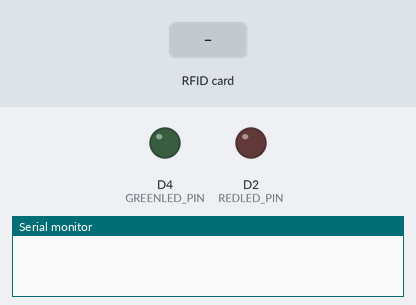
Bench run of a sketch on a simulated ESP8266 (NodeMCU). On the bench: output pins drawn as LEDs (lit = HIGH), the last lines printed to the serial monitor. Inputs (shaded band) come from the test bench. WiFi joins after 1.5 s; servers stay silent unless stated; uploads are accepted with an empty reply.

Above: at 0.0 s.
At 1.2 s:
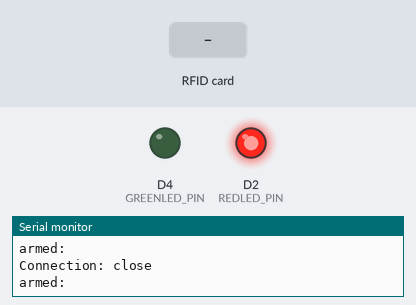
1.3 s: RFID card 5E 7A 19 C4 held to the reader
At 4.9 s:
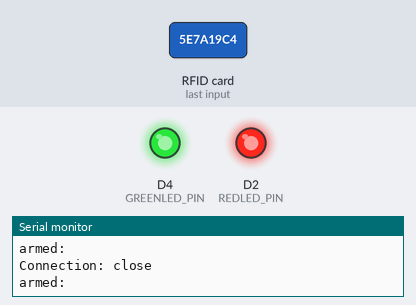
Timing chart, 0 to 6.4 s (numbered marks = the images above; inputs shaded):
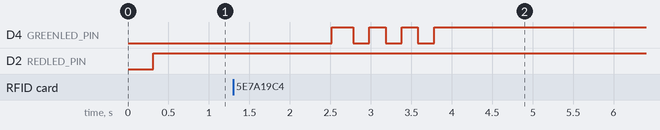

Measured:
- by itself, D4 (GREENLED_PIN): alternates HIGH for 0.20 s and LOW for 0.20 s, 7 changes in all, then stays HIGH

The sketch:

rfidstation.ino
```cpp
// PINOUT:
// RC522 MODULE    NodeMCU 1.0
// SDA             15
// SCK             14
// MOSI            13
// MISO            12
// IRQ             N/A
// GND             GND
// RST             5
// 3.3V            3.3V

//////////////////////////////////////////////////////////////////////////////
// Includes
#include <SPI.h>
#include <MFRC522.h>
#include <ESP8266WiFi.h>
#include <WiFiClient.h>

//////////////////////////////////////////////////////////////////////////////
// Defines
#define SS_PIN 15       // SPI pin connected to local RFID reader
#define RST_PIN 5       // SPI RST pin connected to local RFID reader
#define REDLED_PIN D2   // D2
#define GREENLED_PIN D4 // D4

//////////////////////////////////////////////////////////////////////////////
// Globals
MFRC522 mfrc522(SS_PIN, RST_PIN);
IPAddress accesspoint_ip(42, 42, 42, 42);
int accesspoint_port(42501);
WiFiClient wifiClient;
WiFiServer httpServer(15763);

//////////////////////////////////////////////////////////////////////////////
// Setup
void setup()
{
  // Debug
  Serial.begin(9600);

  // Status leds
  pinMode(REDLED_PIN, OUTPUT);
  pinMode(GREENLED_PIN, OUTPUT);

  // Initiate  SPI bus
  SPI.begin();

  // Initiate MFRC522
  mfrc522.PCD_Init();

  // Configure wifi node
  bool stationConfigured = WiFi.config(
    IPAddress(42, 42, 42, 43),  // local_ip
    IPAddress(42, 42, 42, 42),  // gateway
    IPAddress(255, 255, 255, 0) // subnet
    );

  if(!stationConfigured)
  {
    Serial.println("Error, WiFi.config() returned false.");
  }

  // Connect to wifi
  bool stationConnected = WiFi.begin(
    "GuaglioWifi",
    "testtesttest");

  if(!stationConnected)
  {
    Serial.println("Error, WiFi.begin() returned false.");
  }

  // Set automatic reconnection
  bool autoreconnect = WiFi.setAutoReconnect(true);

  if(!autoreconnect)
  {
    Serial.println("Error, WiFi.setAutoReconnect() returned false.");
  }

  // Start http server
  httpServer.begin();

  Serial.println("Server started on port 15763");

  Serial.println("Setup completed.");
}

//////////////////////////////////////////////////////////////////////////////
// Loop
void loop()
{
  // Set green led according to connection
  bool connection = CheckConnection();
  digitalWrite(GREENLED_PIN, connection ? HIGH : LOW);

  // Set red led according to alarm state
  digitalWrite(REDLED_PIN, CheckAlarmState() ? HIGH : LOW);

  // If connected, read from local RFID reader
  if(connection)
  {
    CheckLocalRFIDReader();
  }

  // Wait for a while
  delay(200);
}

//////////////////////////////////////////////////////////////////////////////
// Check connection
bool CheckConnection()
{
  return WiFi.status() == WL_CONNECTED;
}

//////////////////////////////////////////////////////////////////////////////
// Check alarm state
bool CheckAlarmState()
{
  if(!wifiClient.connected())
  {
    if (!wifiClient.connect(accesspoint_ip, accesspoint_port))
    {
      return false;
    }
  }

  // This will send the request to the server
  wifiClient.print("GET /armed HTTP/1.1\r\nHost: AP\r\nConnection: close\r\n\r\n");

  // Read response
  String resp = wifiClient.readStringUntil('\r');
  Serial.println("armed: " + resp);
}

//////////////////////////////////////////////////////////////////////////////
// Check local RFID tag reader
void CheckLocalRFIDReader()
{
  // Look for new cards
  if(!mfrc522.PICC_IsNewCardPresent())
  {
    return;
  }

  // Select one of the cards
  if(!mfrc522.PICC_ReadCardSerial())
  {
    return;
  }

  String content= "";
  for (byte i = 0; i < mfrc522.uid.size; i++)
  {
     content.concat(String(mfrc522.uid.uidByte[i] < 0x10 ? " 0" : " "));
     content.concat(String(mfrc522.uid.uidByte[i], HEX));
  }
  content.toUpperCase();

  // Send data to access point and blink green led
  if(!wifiClient.connected())
  {
    if (!wifiClient.connect(accesspoint_ip, accesspoint_port))
    {
      return;
    }
  }

  // This will send the request to the server
  wifiClient.print("TAG:" + content);

  // Assuming here if connection ok and green led ON.
  // Blink green led to inform user that card info was sent
  digitalWrite(GREENLED_PIN, LOW);
  delay(200);
  digitalWrite(GREENLED_PIN, HIGH);
  delay(200);
  digitalWrite(GREENLED_PIN, LOW);
  delay(200);
  digitalWrite(GREENLED_PIN, HIGH);
  delay(200);
  digitalWrite(GREENLED_PIN, LOW);
  delay(200);
  digitalWrite(GREENLED_PIN, HIGH);
}
```
